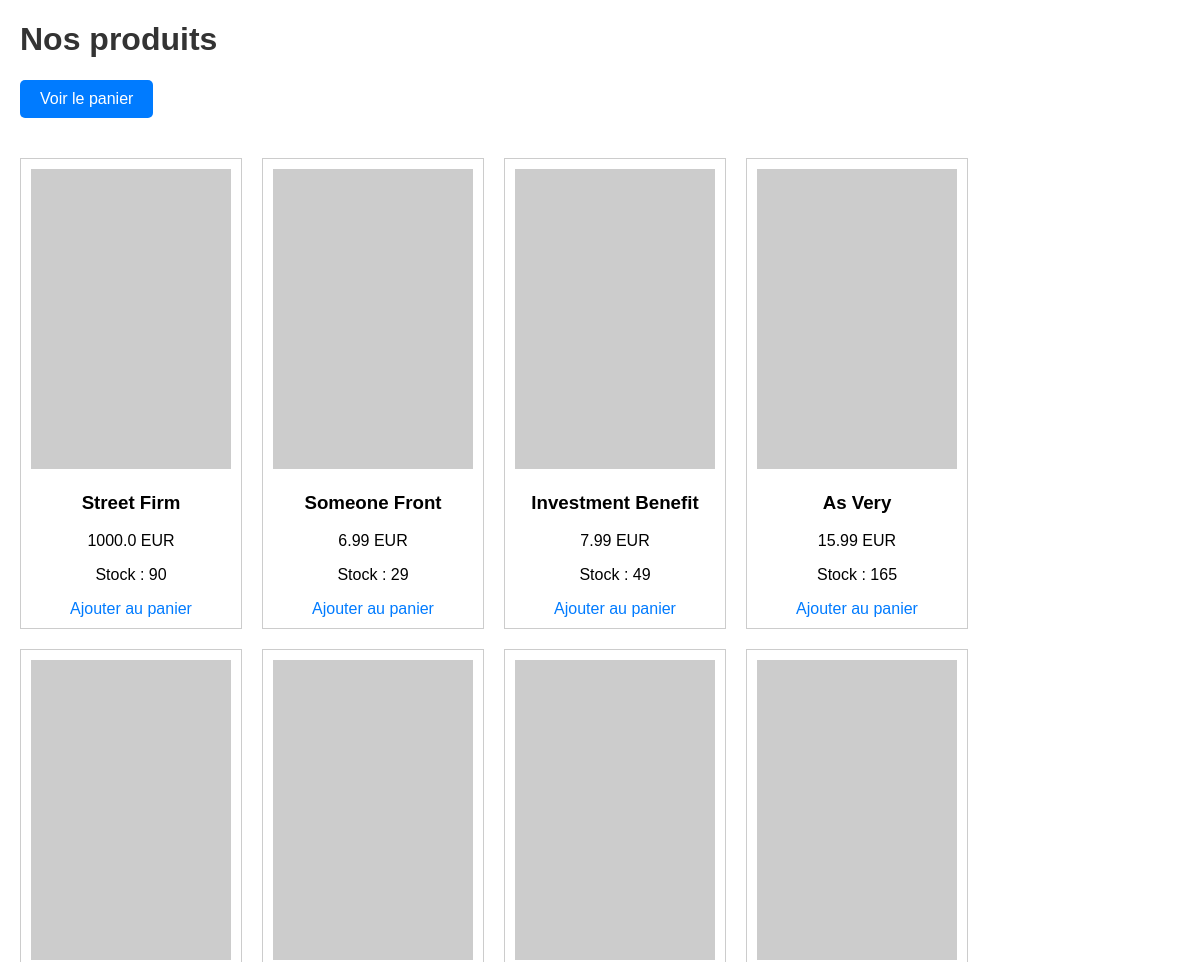
Page / (signed in, upper part) on the earlier database version.
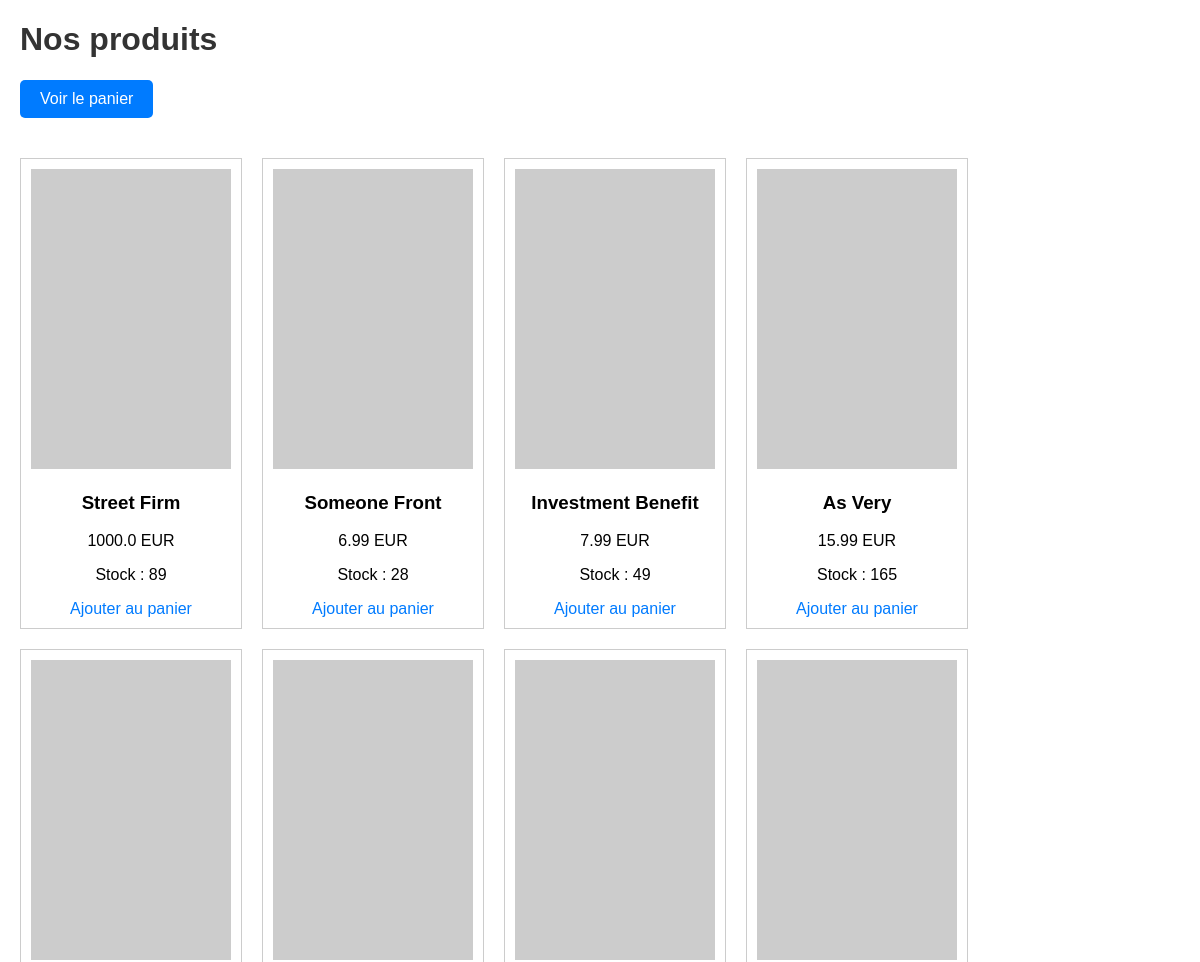
Same page on the later database version.
### tables this page shows
CREATE TABLE products (
            id INTEGER PRIMARY KEY,
            name TEXT NOT NULL,
            price REAL NOT NULL,
            stock INTEGER NOT NULL,
            image_url TEXT
        );

### app.py (the view)
@app.route("/")
@login_required
def index():
    print("User authenticated:", current_user.is_authenticated)
    print("Session Data:", session)  # Debug session contents
    print(
        "Current User ID:", session.get("_user_id")
    )  # Flask-Login stores user_id here
    conn = get_db()
    products = conn.execute("SELECT * FROM products").fetchall()
    conn.close()
    products = [dict(product) for product in products]
    return render_template("index.html", products=products)

### app.py (called while the page is built)
@login_manager.user_loader
def load_user(user_id):
    conn = get_db()
    user = conn.execute("SELECT * FROM users WHERE id = ?", (user_id,)).fetchone()
    conn.close()
    if user:
        return User(
            user["id"],
            user["FirstName"],
            user["LastName"],
            user["Email"],
            user["phoneNum"],
            user["password"],
            user["is_admin"],
        )
    return None  # Explicitly return None if the user is not found

def get_db():
    conn = sqlite3.connect("database.db")  # Ensure this is your actual DB file
    conn.row_factory = sqlite3.Row  # Enable dictionary-like access
    return conn

### templates/index.html (shortened to what this page needs)
<!DOCTYPE html>
<html lang="fr">
  <head>
    <link
      rel="stylesheet"
      href="{{ url_for('static', filename='style.css') }}" />
  </head>
  <body>
    <h1>Nos produits</h1>
    <div style="margin-bottom: 20px">
      <a href="{{ url_for('view_cart') }}" class="cart-link">Voir le panier</a>
    </div>
    <div class="product-grid">
      {% for product in products %}
      <div class="product-card">
        <img src="{{ product.image_url }}" alt="{{ product.name }}" />
        <h3>{{ product.name }}</h3>
        <p>{{ product.price }} EUR</p>
        <p>Stock : {{ product.stock }}</p>
        <a href="{{ url_for('add_to_cart', product_id=product.id) }}"
          >Ajouter au panier</a
        >
      </div>
      {% endfor %}
    </div>
  </body>
</html>

### static/style.css (style rules this page uses)
body { font-family: Arial, sans-serif; margin: 20px; }
h1 { color: #333; }
a { color: #007bff; text-decoration: none; }
.product-grid { display: flex; flex-wrap: wrap; gap: 20px; }
.product-card { border: 1px solid #ccc; padding: 10px; width: 200px; text-align: center; }
.product-card img { width: 100%; height: auto; }
.cart-link { display: inline-block; padding: 10px 20px; background-color: #007bff; color: white; text-decoration: none; border-radius: 5px; margin-bottom: 20px; }

Differences in the rows shown:
changed products "Street Firm": stock "90" → "89"
changed products "Someone Front": stock "29" → "28"
